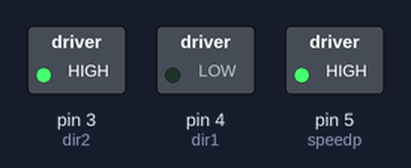
Simulated run of this sketch. Board: Arduino Uno, built with avr-gcc and run on an emulated ATmega328P. On the bench: switched loads named in the sketch (green lamp = pin HIGH).

Above: at 0.1 s.
Timing chart, 0 to 1.6 s (numbered marks = the images above):
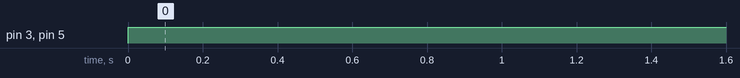

Measured:
- by itself, pin 3 (dir2), pin 5 (speedp): LOW → HIGH at 0.00 s

The sketch:

dc_motor.ino
```cpp
int speedp = 5, dir1 = 4, dir2 = 3;
int mspeed = 255;
void setup() {
pinMode(speedp,OUTPUT);
pinMode(dir1,OUTPUT);
pinMode(dir2,OUTPUT);
Serial.begin(9600);
}

void loop() {
digitalWrite(dir1,LOW);
digitalWrite(dir2,HIGH);
analogWrite(speedp,mspeed);
}
```
